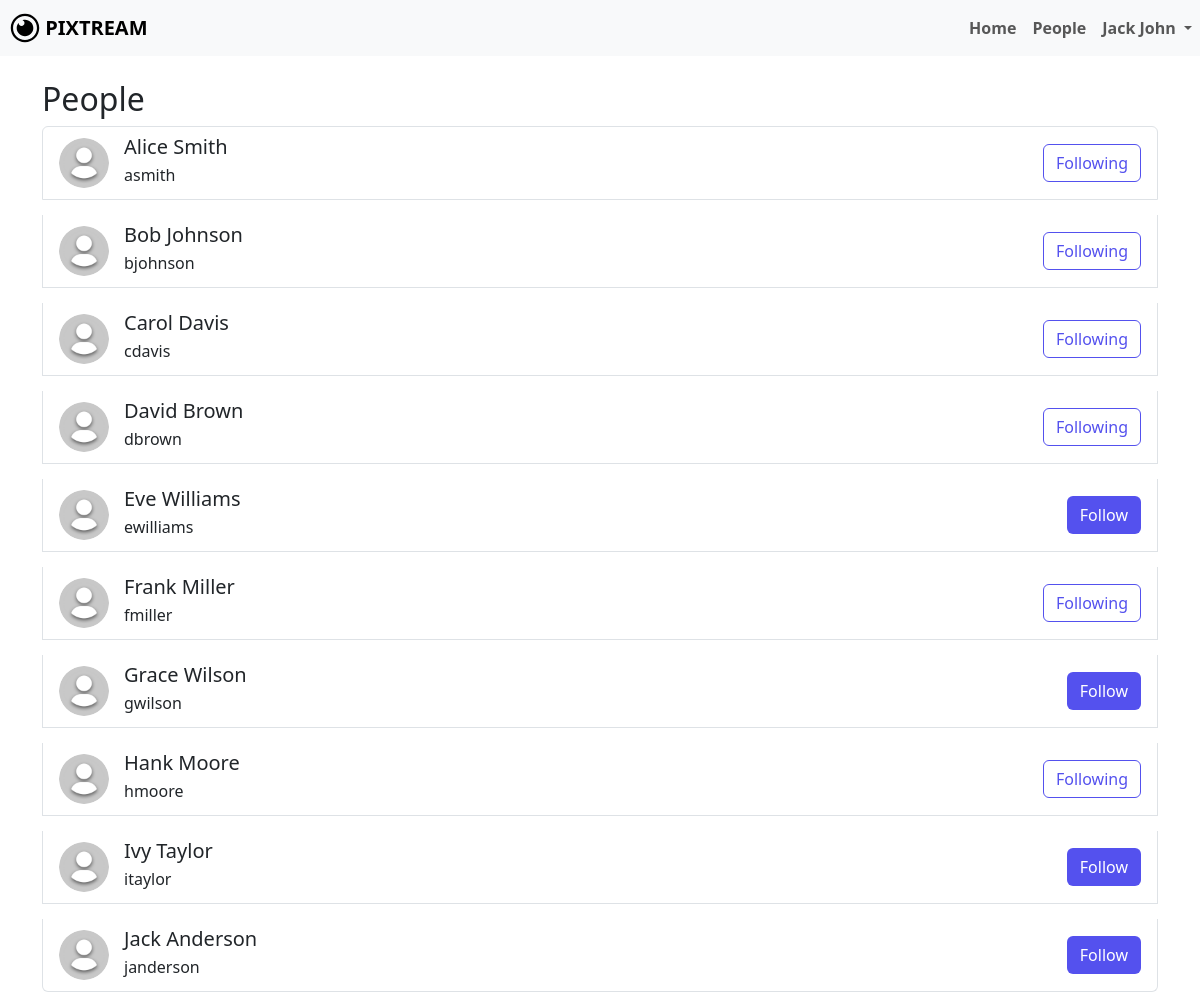
The app's page /people.php (signed in) with its own data.
### tables this page shows
CREATE TABLE IF NOT EXISTS `users` (
  `name` varchar(100) DEFAULT NULL,
  `username` varchar(50) NOT NULL,
  `email` varchar(100) DEFAULT NULL,
  `password` varchar(255) DEFAULT NULL,
  `created_at` timestamp NOT NULL DEFAULT CURRENT_TIMESTAMP,
  `profile_photo` varchar(255) DEFAULT 'default.png',
  PRIMARY KEY (`username`)
);

### people.php (the view, shortened to what this page needs)
<?php
include 'dbconfig.php';
$username = $_SESSION['username'];
$sql = "SELECT * FROM users WHERE username='$username';";
$result = mysqli_query($conn, $sql);
$info = mysqli_fetch_assoc($result);
$name = $info['name'];
$sql = "SELECT * FROM users WHERE username != '$username';";
$result = mysqli_query($conn, $sql);
$followSql = "SELECT following FROM follows WHERE follower = '$username';";
$followResult = mysqli_query($conn, $followSql);
$following = [];
while ($followRow = mysqli_fetch_assoc($followResult)) {
    $following[] = $followRow['following'];
}
?>
<!DOCTYPE html>
<html lang="en">
<head>
    <link rel="stylesheet" href="node_modules/bootstrap/dist/css/bootstrap.min.css">
    <link rel="stylesheet" href="additional-files/extra.css">
    <link rel="stylesheet" href="additional-files/me.css">
</head>
<body>
    <nav class="navbar navbar-expand-lg navbar-light bg-light">
        <a class="navbar-brand" href="#">
            <img src="assets/LOGO.svg" width="30" height="30" class="d-inline-block align-top" alt="" id="dash-icon">
            <b>PIXTREAM</b>
        </a>
        <div class="collapse navbar-collapse" id="navbarNavDropdown">
            <ul class="navbar-nav ms-auto">
                <li class="nav-item">
                    <a class="nav-link" href="dashboard.php"><b>Home</b></a>
                </li>
                <li class="nav-item active">
                    <a class="nav-link" href="people.php"><b>People</b></a>
                </li>
                <li class="nav-item dropdown">
                    <a class="nav-link dropdown-toggle" href="#" id="navbarDropdownMenuLink" role="button" data-bs-toggle="dropdown" aria-expanded="false">
                        <b><?php echo htmlspecialchars($name); ?></b>
                    </a>
                </li>
            </ul>
        </div>
    </nav>
    <div class="container mt-4">
        <h2>People</h2>
        <ul class="list-group">
            <?php
            if (mysqli_num_rows($result) > 0) {
                while ($row = mysqli_fetch_assoc($result)) {
                    $profilePhoto = $row['profile_photo'] ?? 'default.png';
                    $isFollowing = in_array($row['username'], $following);
                    $btnClass = $isFollowing ? 'btn-following' : 'btn-custom';
                    $btnText = $isFollowing ? 'Following' : 'Follow';
                    echo "<li class='list-group-item user-card'>";
                    echo "<img src='assets/" . htmlspecialchars($profilePhoto) . "' alt='Profile Photo' class='profile-photo'>";
                    echo "<div class='card-body'>";
                    echo "<div>";
                    echo "<h5 class='mb-1'>" . htmlspecialchars($row['name']) . "</h5>";
                    echo "<p class='mb-1'>" . htmlspecialchars($row['username']) . "</p>";
                    echo "</div>";
                    echo "<button class='btn $btnClass follow-btn' data-username='" . htmlspecialchars($row['username']) . "'>$btnText</button>";
                    echo "</div>";
                    echo "</li>";
                }
            } else {
                echo "<li class='list-group-item'>No users found.</li>";
            }
            ?>
        </ul>
    </div>
</body>
</html>

### additional-files/me.css (style rules this page uses)
.btn-custom { background-color: #5451ee; color: #ffffff; }
#dash-icon { margin-left: 10px; }
.user-card { display: flex; align-items: center; margin-bottom: 15px; }
.user-card img { border-radius: 50%; width: 50px; height: 50px; object-fit: cover; margin-right: 15px; }
.user-card .card-body { display: flex; justify-content: space-between; align-items: center; }
.btn-following { border: 1px solid #5451ee; color: #5451ee; background-color: transparent; }

### records on screen
users: name "Jack John"
users: profile_photo (placeholder picture), name "Alice Smith", username "asmith", username "Following"
users: profile_photo (placeholder picture), name "Bob Johnson", username "bjohnson", username "Following"
users: profile_photo (placeholder picture), name "Carol Davis", username "cdavis", username "Following"
users: profile_photo (placeholder picture), name "David Brown", username "dbrown", username "Following"
users: profile_photo (placeholder picture), name "Eve Williams", username "ewilliams", username "Follow"
users: profile_photo (placeholder picture), name "Frank Miller", username "fmiller", username "Following"
users: profile_photo (placeholder picture), name "Grace Wilson", username "gwilson", username "Follow"
users: profile_photo (placeholder picture), name "Hank Moore", username "hmoore", username "Following"
users: profile_photo (placeholder picture), name "Ivy Taylor", username "itaylor", username "Follow"
users: profile_photo (placeholder picture), name "Jack Anderson", username "janderson", username "Follow"
